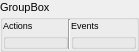
<?xml version="1.0" encoding="UTF-8"?>
<ui version="4.0">
 <class>gNodeComponentWidget</class>
 <widget class="QGroupBox" name="gNodeComponentWidget">
  <property name="geometry">
   <rect>
    <x>0</x>
    <y>0</y>
    <width>139</width>
    <height>52</height>
   </rect>
  </property>
  <property name="font">
   <font>
    <pointsize>8</pointsize>
   </font>
  </property>
  <property name="windowTitle">
   <string>GroupBox</string>
  </property>
  <property name="title">
   <string>GroupBox</string>
  </property>
  <property name="flat">
   <bool>false</bool>
  </property>
  <property name="checkable">
   <bool>false</bool>
  </property>
  <layout class="QHBoxLayout" name="horizontalLayout" stretch="0,0,0">
   <property name="spacing">
    <number>0</number>
   </property>
   <property name="sizeConstraint">
    <enum>QLayout::SetMinimumSize</enum>
   </property>
   <property name="leftMargin">
    <number>0</number>
   </property>
   <property name="topMargin">
    <number>0</number>
   </property>
   <property name="rightMargin">
    <number>0</number>
   </property>
   <property name="bottomMargin">
    <number>0</number>
   </property>
   <item>
    <widget class="QGroupBox" name="actionsBox">
     <property name="font">
      <font>
       <pointsize>7</pointsize>
      </font>
     </property>
     <property name="title">
      <string>Actions</string>
     </property>
     <layout class="QHBoxLayout" name="horizontalLayout_3">
      <property name="spacing">
       <number>0</number>
      </property>
      <property name="sizeConstraint">
       <enum>QLayout::SetMinimumSize</enum>
      </property>
      <property name="leftMargin">
       <number>0</number>
      </property>
      <property name="topMargin">
       <number>0</number>
      </property>
      <property name="rightMargin">
       <number>0</number>
      </property>
      <property name="bottomMargin">
       <number>0</number>
      </property>
     </layout>
    </widget>
   </item>
   <item>
    <widget class="Line" name="line">
     <property name="orientation">
      <enum>Qt::Vertical</enum>
     </property>
    </widget>
   </item>
   <item>
    <widget class="QGroupBox" name="eventsBox">
     <property name="font">
      <font>
       <pointsize>7</pointsize>
      </font>
     </property>
     <property name="title">
      <string>Events</string>
     </property>
     <layout class="QHBoxLayout" name="horizontalLayout_2">
      <property name="spacing">
       <number>0</number>
      </property>
      <property name="sizeConstraint">
       <enum>QLayout::SetMinimumSize</enum>
      </property>
      <property name="leftMargin">
       <number>0</number>
      </property>
      <property name="topMargin">
       <number>0</number>
      </property>
      <property name="rightMargin">
       <number>0</number>
      </property>
      <property name="bottomMargin">
       <number>0</number>
      </property>
     </layout>
    </widget>
   </item>
  </layout>
 </widget>
 <resources/>
 <connections/>
</ui>
